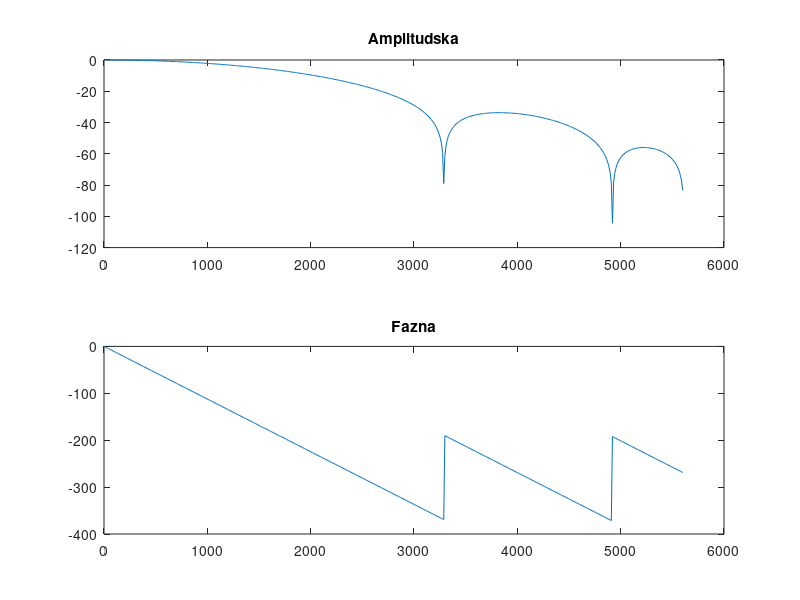

Source code (MATLAB): (Note: this script raises an error after producing the figure.)
%FIR filtar Furije
N=7;
f=1800;
fsr=11200;
wi=hanning(N+1);

b=fir1(N,f/fsr/2,wi);
%amplitudska i fazna kka
N_fft = 1024;
B=fft(b,N_fft);
Ba=abs(B(1:N_fft/2));
Bf=180*unwrap(angle(B(1:N_fft/2)))/pi;

n1=0:N_fft/2-1;
w = n1*fsr/(2*(N_fft/2-1));
figure,subplot(2,1,1),plot(w,20*log10(Ba)),title("Amplitudska");
subplot(2,1,2),plot(w,Bf),title("Fazna");
figure
zplane(b,1,fsr);

%odziv

n=0:99;
x = sin(2*pi*900*n/fsr) + sin(2*pi*2800*n/fsr) + sin(2*pi*4800*n/fsr) ;
%promenljiva za simulink
ulaz=[n;x]';

filter_odziv=filter(b,1,x);
figure,plot(n,filter_odziv),title("Odziv pomocu funkcije filter");

%odziv putem simulinka
greska1=filter_odziv - out.dir';
greska2=filter_odziv - out.transp';


figure,subplot(4,1,1),plot(0:length(out.dir)-1,out.dir'),title("Direktna forma");
subplot(4,1,2),stem(0:length(out.dir)-1,greska1),title("greska");
subplot(4,1,3),plot(0:length(out.transp)-1,out.transp'),title("Transp forma");
subplot(4,1,4),stem(0:length(out.transp)-1,greska2),title("greska");


%c amplitudska i fazna kka
%prenosna gja odziv na delta
ulaz1=[1 zeros(1,99)];
ulaz1=[n;ulaz1]';

B_dir=fft(out.dir_kvant',N_fft);
B1a=abs(B_dir(1:N_fft/2));
B1f=180*unwrap(angle(B(1:N_fft/2)))/pi;
figure,subplot(2,1,1),plot(w,20*log10(Ba)),title("Amplitudska"),hold on;

subplot(2,1,1),plot(w,20*log10(B1a),'r'),title("Amplitudska ");
subplot(2,1,2),plot(w,Bf),title("Fazna"),hold on;
subplot(2,1,2),plot(w,B1f,'r'),title("Fazna");

figure, zplane(out.dir_kvant',1,fsr),title("direktna");
%c amplitudska i fazna kka transponovani

B_transp=fft(out.transp_kvant',N_fft);
B1a=abs(B_transp(1:N_fft/2));
B1f=180*unwrap(angle(B(1:N_fft/2)))/pi;
figure,subplot(2,1,1),plot(w,20*log10(Ba)),title("Amplitudska"),hold on;


subplot(2,1,1),plot(w,20*log10(B1a),'r'),title("Amplitudska");
subplot(2,1,2),plot(w,Bf),title("Fazna"),hold on;
subplot(2,1,2),plot(w,B1f,'r'),title("Fazna");

figure, zplane(out.transp_kvant',1,fsr),title("transponovana");
